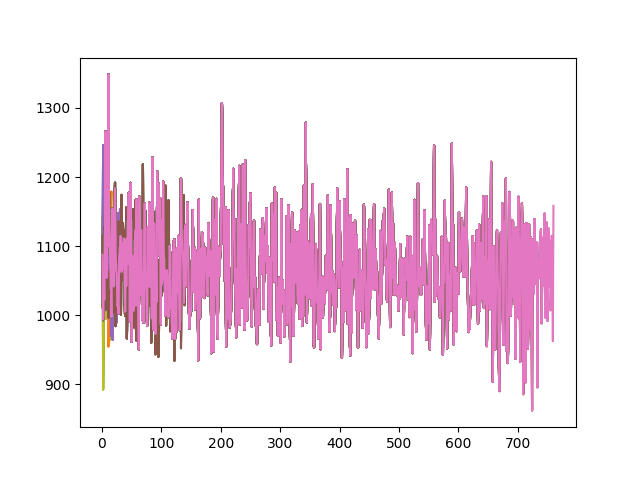

Reproduce this figure in Python.
"""
A simple version of OpenAI's Proximal Policy Optimization (PPO). [https://arxiv.org/abs/1707.06347]
Distributing workers in parallel to collect data, then stop worker's roll-out and train PPO on collected data.
Restart workers once PPO is updated.
The global PPO updating rule is adopted from DeepMind's paper (DPPO):
Emergence of Locomotion Behaviours in Rich Environments (Google Deepmind): [https://arxiv.org/abs/1707.02286]
View more on my tutorial website: https://morvanzhou.github.io/tutorials
Dependencies:
tensorflow r1.3
gym 0.9.2
"""

import tensorflow as tf
from tensorflow.keras.layers import Conv2D, MaxPooling2D, Flatten
import numpy as np
import matplotlib.pyplot as plt
import gym, threading, queue
from gym_unity.envs import UnityEnv
import argparse

# from env import Reacher


EP_MAX = 1000
EP_LEN = 200
N_WORKER = 1                # parallel workers
GAMMA = 0.9                 # reward discount factor
A_LR = 0.0001               # learning rate for actor
C_LR = 0.0002               # learning rate for critic
MIN_BATCH_SIZE = 10         # minimum batch size for updating PPO
UPDATE_STEP = 3            # loop update operation n-steps
EPSILON = 0.2               # for clipping surrogate objective
S_DIM, A_DIM, CHANNEL = 160, 7, 1       # state and action dimension
S_DIM_ALL =  S_DIM*S_DIM*CHANNEL
env_name = "./sawyer_visual"  # Name of the Unity environment binary to launch
# env = UnityEnv(env_name, worker_id=2, use_visual=False)


parser = argparse.ArgumentParser(description='Train or test neural net motor controller.')
parser.add_argument('--train', dest='train', action='store_true', default=False)
parser.add_argument('--test', dest='test', action='store_true', default=False)

args = parser.parse_args()



class PPO(object):
    def __init__(self):
        self.sess = tf.Session()
        self.tfs = tf.placeholder(tf.float32, [None, S_DIM, S_DIM, 1], 'state')

        # critic
        encoded = self.encoder(self.tfs)  # convolutional encoder
        l1 = tf.layers.dense(encoded, 100, tf.nn.relu)
        l2 = tf.layers.dense(l1, 100, tf.nn.relu)
        self.v = tf.layers.dense(l2, 1)
        self.tfdc_r = tf.placeholder(tf.float32, [None, 1], 'discounted_r')
        self.advantage = self.tfdc_r - self.v
        self.closs = tf.reduce_mean(tf.square(self.advantage))
        self.ctrain_op = tf.train.AdamOptimizer(C_LR).minimize(self.closs)

        # actor
        pi, pi_params = self._build_anet('pi', trainable=True)
        oldpi, oldpi_params = self._build_anet('oldpi', trainable=False)
        self.sample_op = tf.squeeze(pi.sample(1), axis=0)  # operation of choosing action
        self.update_oldpi_op = [oldp.assign(p) for p, oldp in zip(pi_params, oldpi_params)]

        self.tfa = tf.placeholder(tf.float32, [None, A_DIM], 'action')
        self.tfadv = tf.placeholder(tf.float32, [None, 1], 'advantage')
        # ratio = tf.exp(pi.log_prob(self.tfa) - oldpi.log_prob(self.tfa))
        ratio = pi.prob(self.tfa) / (oldpi.prob(self.tfa) + 1e-5)
        surr = ratio * self.tfadv                       # surrogate loss

        self.aloss = -tf.reduce_mean(tf.minimum(        # clipped surrogate objective
            surr,
            tf.clip_by_value(ratio, 1. - EPSILON, 1. + EPSILON) * self.tfadv))

        self.atrain_op = tf.train.AdamOptimizer(A_LR).minimize(self.aloss)
        self.sess.run(tf.global_variables_initializer())

    # def maxpool2d(x, k=2):
    #     # MaxPool2D wrapper
    #     return tf.nn.max_pool(x, ksize=[1, k, k, 1], strides=[1, k, k, 1], padding='SAME')
    def update(self):
        global GLOBAL_UPDATE_COUNTER
        while not COORD.should_stop():
            if GLOBAL_EP < EP_MAX:
                UPDATE_EVENT.wait()                     # wait until get batch of data
                self.sess.run(self.update_oldpi_op)     # copy pi to old pi
                data = [QUEUE.get() for _ in range(QUEUE.qsize())]      # collect data from all workers
                data = np.vstack(data)
                s, a, r = data[:, :S_DIM_ALL], data[:, S_DIM_ALL: S_DIM_ALL + A_DIM], data[:, -1:]
                s = s.reshape(-1, S_DIM,S_DIM,CHANNEL)
                adv = self.sess.run(self.advantage, {self.tfs: s, self.tfdc_r: r})
                # update actor and critic in a update loop
                [self.sess.run(self.atrain_op, {self.tfs: s, self.tfa: a, self.tfadv: adv}) for _ in range(UPDATE_STEP)]
                [self.sess.run(self.ctrain_op, {self.tfs: s, self.tfdc_r: r}) for _ in range(UPDATE_STEP)]
                UPDATE_EVENT.clear()        # updating finished
                GLOBAL_UPDATE_COUNTER = 0   # reset counter
                ROLLING_EVENT.set()         # set roll-out available
    
    def encoder(self, input):
        model = tf.keras.models.Sequential(name='encoder')
        model.add(Conv2D(filters=8, kernel_size=(2,2), padding='same', activation='relu'))
        model.add(MaxPooling2D(pool_size = (2,2)))
        model.add(Conv2D(filters=4, kernel_size=(2,2), padding='same', activation='relu'))
        model.add(MaxPooling2D(pool_size = (2,2)))
        # model.add(Conv2D(filters=2, kernel_size=(2,2), padding='same', activation='relu'))
        # model.add(MaxPooling2D(pool_size = (2,2)))
        model.add(Flatten())
        return model(input)
        # c1 = tf.keras.layers.Conv2D(filters=4, kernel_size=(2,2), padding='same', activation='relu')
        # p1 = self.maxpool2d(c1, k=2)
        # c2 = tf.keras.layers.Conv2D(filters=4, kernel_size=(2,2), padding='same', activation='relu')
        # p1 = self.maxpool2d(c1, k=2)
        # tf.layers.flatten(p2)


        

    def _build_anet(self, name, trainable):
        with tf.variable_scope(name):
            encoded = self.encoder(self.tfs)
            print('latent dim: ', encoded.shape)
            l1 = tf.layers.dense(encoded, 200, tf.nn.tanh, trainable=trainable)
            l2 = tf.layers.dense(l1, 200, tf.nn.tanh, trainable=trainable)
            action_scale = 1.0
            mu = action_scale * tf.layers.dense(l1, A_DIM, tf.nn.tanh, trainable=trainable)
            sigma = tf.layers.dense(l1, A_DIM, tf.nn.softplus, trainable=trainable)
            sigma +=1e-6 # without this line, 0 value sigma may cause NAN action
            # print('mu,sig: ', mu, sigma)
            norm_dist = tf.distributions.Normal(loc=mu, scale=sigma)
        params = tf.get_collection(tf.GraphKeys.GLOBAL_VARIABLES, scope=name)
        return norm_dist, params

    def choose_action(self, s):
        s = s[np.newaxis, :] # np.newaxis is to increase dim, [] -> [[]]
        a = self.sess.run(self.sample_op, {self.tfs: s})[0]
        return np.clip(a, -360, 360)

    def get_v(self, s):
        if s.ndim < 4: s = s[np.newaxis, :] 
        return self.sess.run(self.v, {self.tfs: s})[0, 0]


    def save(self, path):
            saver = tf.train.Saver()
            saver.save(self.sess, path)

    def load(self, path):
            saver=tf.train.Saver()
            saver.restore(self.sess, path)


class Worker(object):
    def __init__(self, wid):
        self.wid = wid
        self.env = UnityEnv(env_name, worker_id=wid, use_visual=True)

        # self.env=Reacher(render=True)
        self.ppo = GLOBAL_PPO

    def work(self):
        global GLOBAL_EP, GLOBAL_RUNNING_R, GLOBAL_UPDATE_COUNTER
        step_set=[]
        epr_set=[]
        step=0
        while not COORD.should_stop():
            s = self.env.reset()
            step+=1
            ep_r = 0
            buffer_s, buffer_a, buffer_r = [], [], []
            for t in range(EP_LEN):
                if not ROLLING_EVENT.is_set():                  # while global PPO is updating
                    ROLLING_EVENT.wait()                        # wait until PPO is updated
                    buffer_s, buffer_a, buffer_r = [], [], []   # clear history buffer, use new policy to collect data
                a = self.ppo.choose_action(s)
                s_, r, done, _= self.env.step(a)
                # print('a: ',a)  # shape: []
                # print('s: ',s_) # shape: []
                # plt.imshow(s[:,:,0])
                # plt.show()
                # print('r: ',r) # shape: scalar
                # print('done: ', done)  # shape: True/False
                s=s.reshape(-1)  # convert from 3D to 1D
                buffer_s.append(s)
                buffer_a.append(a)
                buffer_r.append((r + 8) / 8)                    # normalize reward, find to be useful
                s = s_
                ep_r += r

                GLOBAL_UPDATE_COUNTER += 1                      # count to minimum batch size, no need to wait other workers
                if t == EP_LEN - 1 or GLOBAL_UPDATE_COUNTER >= MIN_BATCH_SIZE:
                    v_s_ = self.ppo.get_v(s_)
                    discounted_r = []                           # compute discounted reward
                    for r in buffer_r[::-1]:
                        v_s_ = r + GAMMA * v_s_
                        discounted_r.append(v_s_)
                    discounted_r.reverse()

                    bs, ba, br = np.vstack(buffer_s), np.vstack(buffer_a), np.array(discounted_r)[:, np.newaxis]
                    buffer_s, buffer_a, buffer_r = [], [], []
                    QUEUE.put(np.hstack((bs, ba, br)))          # put data in the queue
                    if GLOBAL_UPDATE_COUNTER >= MIN_BATCH_SIZE:
                        ROLLING_EVENT.clear()       # stop collecting data
                        UPDATE_EVENT.set()          # globalPPO update

                    if GLOBAL_EP >= EP_MAX:         # stop training
                        COORD.request_stop()
                        break

            # record reward changes, plot later
            if len(GLOBAL_RUNNING_R) == 0: GLOBAL_RUNNING_R.append(ep_r)
            else: GLOBAL_RUNNING_R.append(GLOBAL_RUNNING_R[-1]*0.9+ep_r*0.1)
            GLOBAL_EP += 1
            print('{0:.1f}%'.format(GLOBAL_EP/EP_MAX*100), '|W%i' % self.wid,  '|Ep_r: %.2f' % ep_r,)
            step_set.append(step)
            # print(step)
            epr_set.append(ep_r)
            if step % 10==0:  # plot every N episode; some error about main thread for plotting
                plt.plot(step_set,epr_set)
                try:
                    plt.savefig('./ppo_sawyer_visual.png')
                except:
                    print('writing conflict!')
                


if __name__ == '__main__':
    model_path = './model/sawyer_visual'
    if args.train:
        GLOBAL_PPO = PPO()
        UPDATE_EVENT, ROLLING_EVENT = threading.Event(), threading.Event()
        UPDATE_EVENT.clear()            # not update now
        ROLLING_EVENT.set()             # start to roll out
        workers = [Worker(wid=i) for i in range(N_WORKER)]
        
        GLOBAL_UPDATE_COUNTER, GLOBAL_EP = 0, 0
        GLOBAL_RUNNING_R = []
        COORD = tf.train.Coordinator()
        QUEUE = queue.Queue()           # workers putting data in this queue
        threads = []
        for worker in workers:          # worker threads
            t = threading.Thread(target=worker.work, args=())
            t.start()                   # training
            threads.append(t)
        # add a PPO updating thread
        threads.append(threading.Thread(target=GLOBAL_PPO.update,))
        threads[-1].start()
        COORD.join(threads)

        # plot reward change and test
        # plt.plot(np.arange(len(GLOBAL_RUNNING_R)), GLOBAL_RUNNING_R)
        # plt.xlabel('Episode'); plt.ylabel('Moving reward'); plt.ion(); plt.show()
        
        # env = gym.make('Pendulum-v0')
        # env=Reacher(render=True)
        # env = UnityEnv(env_name, worker_id=10, use_visual=True)

        # s = env.reset()
        # for t in range(100):
        #     # env.render()
        #     s, r, done, _ = env.step(GLOBAL_PPO.choose_action(s))

        GLOBAL_PPO.save(model_path)

    if args.test:
        env = UnityEnv(env_name, worker_id=np.random.randint(0,10), use_visual=True)
        env.reset()
        GLOBAL_PPO = PPO()
        GLOBAL_PPO.load(model_path)
        test_steps = 200
        test_episode = 10
        

        for _ in range(test_episode):
            s = env.reset()
            for t in range(test_steps):
                # env.render()
                s, r, done, _ = env.step(GLOBAL_PPO.choose_action(s))


